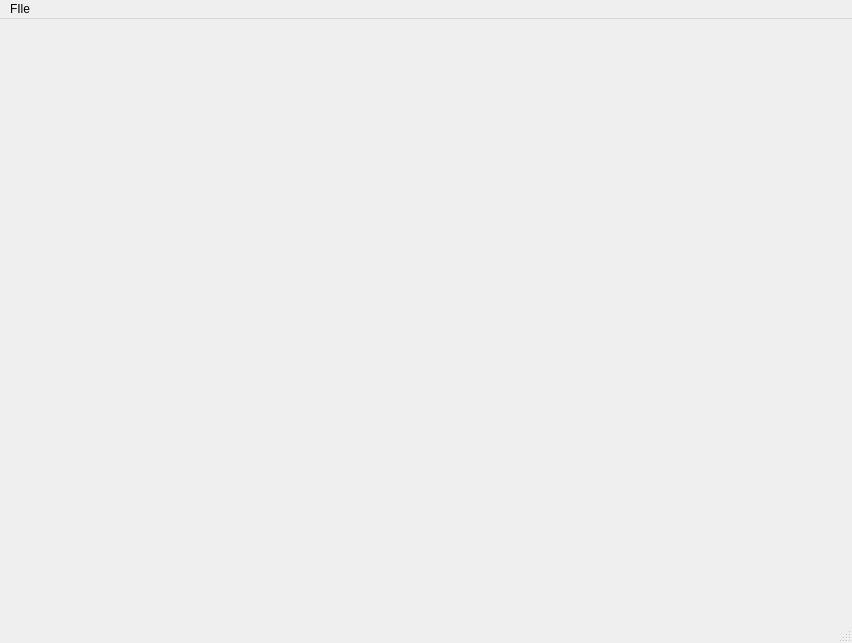
<?xml version="1.0" encoding="UTF-8"?>
<ui version="4.0">
 <class>MainWindow</class>
 <widget class="QMainWindow" name="MainWindow">
  <property name="geometry">
   <rect>
    <x>0</x>
    <y>0</y>
    <width>852</width>
    <height>643</height>
   </rect>
  </property>
  <property name="windowTitle">
   <string>MainWindow</string>
  </property>
  <property name="documentMode">
   <bool>true</bool>
  </property>
  <property name="dockOptions">
   <set>QMainWindow::AllowNestedDocks|QMainWindow::AllowTabbedDocks|QMainWindow::AnimatedDocks|QMainWindow::ForceTabbedDocks|QMainWindow::GroupedDragging|QMainWindow::VerticalTabs</set>
  </property>
  <widget class="QWidget" name="centralWidget"/>
  <widget class="QMenuBar" name="menuBar">
   <property name="geometry">
    <rect>
     <x>0</x>
     <y>0</y>
     <width>852</width>
     <height>20</height>
    </rect>
   </property>
   <widget class="QMenu" name="menuFIle">
    <property name="title">
     <string>FIle</string>
    </property>
    <addaction name="actionOpen"/>
    <addaction name="actionExit"/>
   </widget>
   <addaction name="menuFIle"/>
  </widget>
  <widget class="QStatusBar" name="statusBar"/>
  <action name="actionOpen">
   <property name="text">
    <string>Open</string>
   </property>
  </action>
  <action name="actionExit">
   <property name="text">
    <string>Exit</string>
   </property>
  </action>
 </widget>
 <layoutdefault spacing="6" margin="11"/>
 <resources/>
 <connections/>
</ui>
